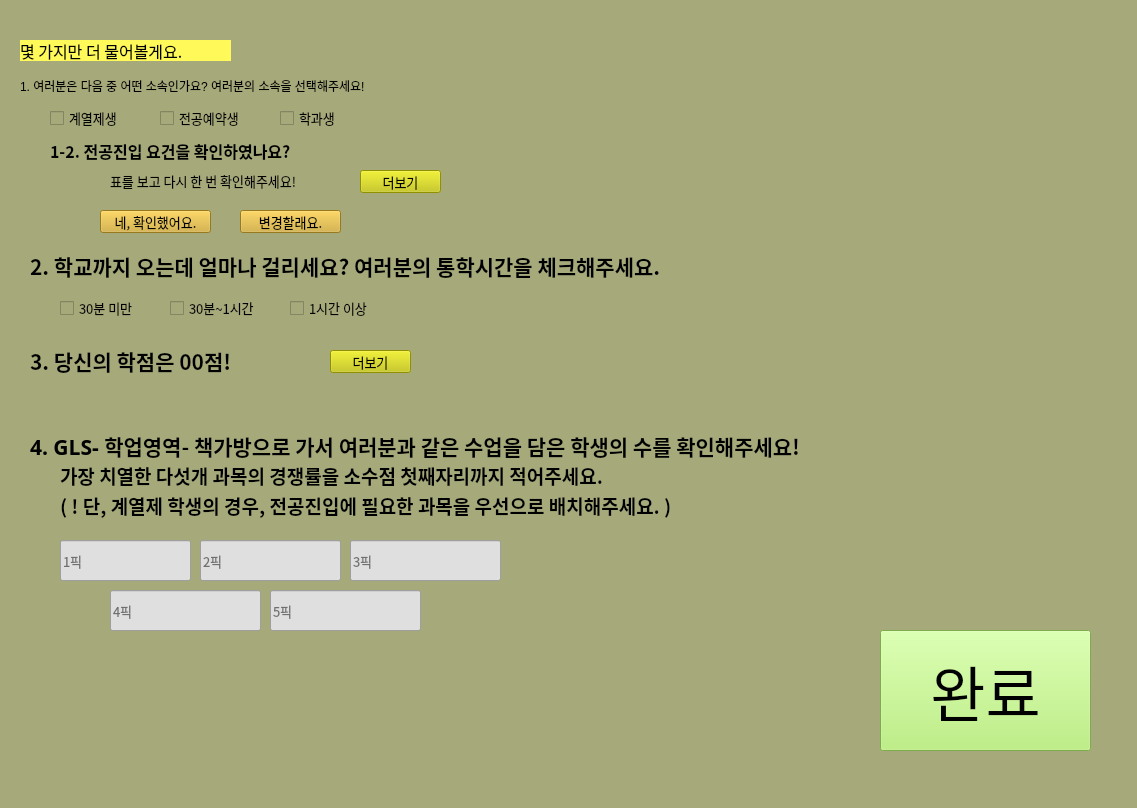
<?xml version="1.0" encoding="UTF-8"?>
<ui version="4.0">
 <class>MainWindow</class>
 <widget class="QMainWindow" name="MainWindow">
  <property name="geometry">
   <rect>
    <x>0</x>
    <y>0</y>
    <width>1137</width>
    <height>808</height>
   </rect>
  </property>
  <property name="windowTitle">
   <string>MainWindow</string>
  </property>
  <property name="styleSheet">
   <string notr="true">background-color: rgb(166, 170, 123);</string>
  </property>
  <widget class="QWidget" name="centralwidget">
   <widget class="QLabel" name="label">
    <property name="geometry">
     <rect>
      <x>20</x>
      <y>40</y>
      <width>211</width>
      <height>21</height>
     </rect>
    </property>
    <property name="font">
     <font>
      <family>08서울남산체 B</family>
      <pointsize>12</pointsize>
     </font>
    </property>
    <property name="styleSheet">
     <string notr="true">background-color: rgb(255, 249, 89);</string>
    </property>
    <property name="text">
     <string>몇 가지만 더 물어볼게요.</string>
    </property>
   </widget>
   <widget class="QLabel" name="label_2">
    <property name="geometry">
     <rect>
      <x>20</x>
      <y>70</y>
      <width>871</width>
      <height>31</height>
     </rect>
    </property>
    <property name="styleSheet">
     <string notr="true">font: 75 16pt &quot;Typo_SsangmunDong&quot;;</string>
    </property>
    <property name="text">
     <string>1. 여러분은 다음 중 어떤 소속인가요? 여러분의 소속을 선택해주세요!</string>
    </property>
   </widget>
   <widget class="QCheckBox" name="checkBox_1">
    <property name="geometry">
     <rect>
      <x>50</x>
      <y>110</y>
      <width>91</width>
      <height>16</height>
     </rect>
    </property>
    <property name="font">
     <font>
      <family>08서울남산체 B</family>
      <pointsize>10</pointsize>
     </font>
    </property>
    <property name="text">
     <string>계열제생</string>
    </property>
   </widget>
   <widget class="QCheckBox" name="checkBox_2">
    <property name="geometry">
     <rect>
      <x>160</x>
      <y>110</y>
      <width>81</width>
      <height>16</height>
     </rect>
    </property>
    <property name="font">
     <font>
      <family>08서울남산체 B</family>
      <pointsize>10</pointsize>
     </font>
    </property>
    <property name="text">
     <string>전공예약생</string>
    </property>
   </widget>
   <widget class="QCheckBox" name="checkBox_3">
    <property name="geometry">
     <rect>
      <x>280</x>
      <y>110</y>
      <width>81</width>
      <height>16</height>
     </rect>
    </property>
    <property name="font">
     <font>
      <family>08서울남산체 B</family>
      <pointsize>10</pointsize>
     </font>
    </property>
    <property name="text">
     <string>학과생</string>
    </property>
   </widget>
   <widget class="QLabel" name="label_3">
    <property name="geometry">
     <rect>
      <x>50</x>
      <y>140</y>
      <width>441</width>
      <height>21</height>
     </rect>
    </property>
    <property name="font">
     <font>
      <family>타이포_쌍문동 B</family>
      <pointsize>12</pointsize>
      <weight>75</weight>
      <bold>true</bold>
     </font>
    </property>
    <property name="text">
     <string>1-2. 전공진입 요건을 확인하였나요?</string>
    </property>
   </widget>
   <widget class="QLabel" name="label_4">
    <property name="geometry">
     <rect>
      <x>110</x>
      <y>170</y>
      <width>261</width>
      <height>21</height>
     </rect>
    </property>
    <property name="font">
     <font>
      <family>08서울남산체 B</family>
      <pointsize>10</pointsize>
     </font>
    </property>
    <property name="text">
     <string>표를 보고 다시 한 번 확인해주세요!</string>
    </property>
   </widget>
   <widget class="QPushButton" name="showTableBtn">
    <property name="geometry">
     <rect>
      <x>360</x>
      <y>170</y>
      <width>81</width>
      <height>23</height>
     </rect>
    </property>
    <property name="font">
     <font>
      <family>08서울남산체 B</family>
      <pointsize>10</pointsize>
     </font>
    </property>
    <property name="styleSheet">
     <string notr="true">background-color: rgb(202, 202, 0);</string>
    </property>
    <property name="text">
     <string>더보기</string>
    </property>
   </widget>
   <widget class="QPushButton" name="pushButton_2">
    <property name="geometry">
     <rect>
      <x>100</x>
      <y>210</y>
      <width>111</width>
      <height>23</height>
     </rect>
    </property>
    <property name="font">
     <font>
      <family>08서울남산체 B</family>
      <pointsize>10</pointsize>
     </font>
    </property>
    <property name="styleSheet">
     <string notr="true">background-color: rgb(212, 170, 43);</string>
    </property>
    <property name="text">
     <string>네, 확인했어요.</string>
    </property>
   </widget>
   <widget class="QPushButton" name="pushButton_3">
    <property name="geometry">
     <rect>
      <x>240</x>
      <y>210</y>
      <width>101</width>
      <height>23</height>
     </rect>
    </property>
    <property name="font">
     <font>
      <family>08서울남산체 B</family>
      <pointsize>10</pointsize>
     </font>
    </property>
    <property name="styleSheet">
     <string notr="true">background-color: rgb(212, 170, 43);</string>
    </property>
    <property name="text">
     <string>변경할래요.</string>
    </property>
   </widget>
   <widget class="QLabel" name="label_5">
    <property name="geometry">
     <rect>
      <x>30</x>
      <y>245</y>
      <width>901</width>
      <height>41</height>
     </rect>
    </property>
    <property name="font">
     <font>
      <family>타이포_쌍문동 B</family>
      <pointsize>16</pointsize>
      <weight>75</weight>
      <bold>true</bold>
     </font>
    </property>
    <property name="text">
     <string>2. 학교까지 오는데 얼마나 걸리세요? 여러분의 통학시간을 체크해주세요.</string>
    </property>
   </widget>
   <widget class="QCheckBox" name="checkBox_4">
    <property name="geometry">
     <rect>
      <x>60</x>
      <y>300</y>
      <width>91</width>
      <height>16</height>
     </rect>
    </property>
    <property name="font">
     <font>
      <family>08서울남산체 B</family>
      <pointsize>10</pointsize>
     </font>
    </property>
    <property name="text">
     <string>30분 미만</string>
    </property>
   </widget>
   <widget class="QCheckBox" name="checkBox_5">
    <property name="geometry">
     <rect>
      <x>170</x>
      <y>300</y>
      <width>111</width>
      <height>16</height>
     </rect>
    </property>
    <property name="font">
     <font>
      <family>08서울남산체 B</family>
      <pointsize>10</pointsize>
     </font>
    </property>
    <property name="text">
     <string>30분~1시간</string>
    </property>
   </widget>
   <widget class="QCheckBox" name="checkBox_6">
    <property name="geometry">
     <rect>
      <x>290</x>
      <y>300</y>
      <width>101</width>
      <height>16</height>
     </rect>
    </property>
    <property name="font">
     <font>
      <family>08서울남산체 B</family>
      <pointsize>10</pointsize>
     </font>
    </property>
    <property name="text">
     <string>1시간 이상</string>
    </property>
   </widget>
   <widget class="QLabel" name="label_6">
    <property name="geometry">
     <rect>
      <x>30</x>
      <y>345</y>
      <width>301</width>
      <height>31</height>
     </rect>
    </property>
    <property name="font">
     <font>
      <family>타이포_쌍문동 B</family>
      <pointsize>16</pointsize>
      <weight>75</weight>
      <bold>true</bold>
     </font>
    </property>
    <property name="text">
     <string>3. 당신의 학점은 00점!</string>
    </property>
   </widget>
   <widget class="QLabel" name="score_label">
    <property name="geometry">
     <rect>
      <x>50</x>
      <y>390</y>
      <width>481</width>
      <height>16</height>
     </rect>
    </property>
    <property name="text">
     <string/>
    </property>
   </widget>
   <widget class="QPushButton" name="showTableBtn_2">
    <property name="geometry">
     <rect>
      <x>330</x>
      <y>350</y>
      <width>81</width>
      <height>23</height>
     </rect>
    </property>
    <property name="font">
     <font>
      <family>08서울남산체 B</family>
      <pointsize>10</pointsize>
     </font>
    </property>
    <property name="styleSheet">
     <string notr="true">background-color: rgb(202,202,0);
</string>
    </property>
    <property name="text">
     <string>더보기</string>
    </property>
   </widget>
   <widget class="QLabel" name="label_7">
    <property name="geometry">
     <rect>
      <x>30</x>
      <y>430</y>
      <width>1101</width>
      <height>31</height>
     </rect>
    </property>
    <property name="font">
     <font>
      <family>타이포_쌍문동 B</family>
      <pointsize>16</pointsize>
      <weight>75</weight>
      <bold>true</bold>
     </font>
    </property>
    <property name="text">
     <string>4. GLS- 학업영역- 책가방으로 가서 여러분과 같은 수업을 담은 학생의 수를 확인해주세요!</string>
    </property>
   </widget>
   <widget class="QLabel" name="label_8">
    <property name="geometry">
     <rect>
      <x>60</x>
      <y>460</y>
      <width>731</width>
      <height>31</height>
     </rect>
    </property>
    <property name="font">
     <font>
      <family>타이포_쌍문동 B</family>
      <pointsize>14</pointsize>
      <weight>75</weight>
      <bold>true</bold>
     </font>
    </property>
    <property name="text">
     <string>가장 치열한 다섯개 과목의 경쟁률을 소수점 첫째자리까지 적어주세요.</string>
    </property>
   </widget>
   <widget class="QLabel" name="label_9">
    <property name="geometry">
     <rect>
      <x>60</x>
      <y>490</y>
      <width>821</width>
      <height>31</height>
     </rect>
    </property>
    <property name="font">
     <font>
      <family>타이포_쌍문동 B</family>
      <pointsize>14</pointsize>
      <weight>75</weight>
      <bold>true</bold>
     </font>
    </property>
    <property name="text">
     <string>( ! 단, 계열제 학생의 경우, 전공진입에 필요한 과목을 우선으로 배치해주세요. )</string>
    </property>
   </widget>
   <widget class="QLineEdit" name="lineEdit">
    <property name="geometry">
     <rect>
      <x>60</x>
      <y>540</y>
      <width>131</width>
      <height>41</height>
     </rect>
    </property>
    <property name="font">
     <font>
      <family>08서울남산체 B</family>
      <pointsize>10</pointsize>
     </font>
    </property>
    <property name="styleSheet">
     <string notr="true">background-color:rgb(223, 223, 223);</string>
    </property>
    <property name="placeholderText">
     <string>1픽</string>
    </property>
   </widget>
   <widget class="QLineEdit" name="lineEdit_2">
    <property name="geometry">
     <rect>
      <x>200</x>
      <y>540</y>
      <width>141</width>
      <height>41</height>
     </rect>
    </property>
    <property name="font">
     <font>
      <family>08서울남산체 B</family>
      <pointsize>10</pointsize>
     </font>
    </property>
    <property name="styleSheet">
     <string notr="true">background-color: rgb(223, 223, 223);</string>
    </property>
    <property name="placeholderText">
     <string>2픽</string>
    </property>
   </widget>
   <widget class="QLineEdit" name="lineEdit_3">
    <property name="geometry">
     <rect>
      <x>350</x>
      <y>540</y>
      <width>151</width>
      <height>41</height>
     </rect>
    </property>
    <property name="font">
     <font>
      <family>08서울남산체 B</family>
      <pointsize>10</pointsize>
     </font>
    </property>
    <property name="styleSheet">
     <string notr="true">background-color: rgb(223, 223, 223);</string>
    </property>
    <property name="placeholderText">
     <string>3픽</string>
    </property>
   </widget>
   <widget class="QLineEdit" name="lineEdit_4">
    <property name="geometry">
     <rect>
      <x>110</x>
      <y>590</y>
      <width>151</width>
      <height>41</height>
     </rect>
    </property>
    <property name="font">
     <font>
      <family>08서울남산체 B</family>
      <pointsize>10</pointsize>
     </font>
    </property>
    <property name="styleSheet">
     <string notr="true">background-color: rgb(223, 223, 223);</string>
    </property>
    <property name="placeholderText">
     <string>4픽</string>
    </property>
   </widget>
   <widget class="QLineEdit" name="lineEdit_5">
    <property name="geometry">
     <rect>
      <x>270</x>
      <y>590</y>
      <width>151</width>
      <height>41</height>
     </rect>
    </property>
    <property name="font">
     <font>
      <family>08서울남산체 B</family>
      <pointsize>10</pointsize>
     </font>
    </property>
    <property name="styleSheet">
     <string notr="true">background-color: rgb(223, 223, 223);</string>
    </property>
    <property name="placeholderText">
     <string>5픽</string>
    </property>
   </widget>
   <widget class="QPushButton" name="pushButton">
    <property name="geometry">
     <rect>
      <x>880</x>
      <y>630</y>
      <width>211</width>
      <height>121</height>
     </rect>
    </property>
    <property name="font">
     <font>
      <family>타이포_쌍문동 B</family>
      <pointsize>45</pointsize>
      <weight>9</weight>
      <italic>false</italic>
      <bold>false</bold>
     </font>
    </property>
    <property name="styleSheet">
     <string notr="true">background-color: rgb(176, 239, 105);
font: 75 45pt &quot;타이포_쌍문동 B&quot;;</string>
    </property>
    <property name="text">
     <string>완료</string>
    </property>
   </widget>
  </widget>
  <widget class="QMenuBar" name="menubar">
   <property name="geometry">
    <rect>
     <x>0</x>
     <y>0</y>
     <width>1137</width>
     <height>26</height>
    </rect>
   </property>
  </widget>
  <widget class="QStatusBar" name="statusbar"/>
 </widget>
 <resources/>
 <connections/>
</ui>
